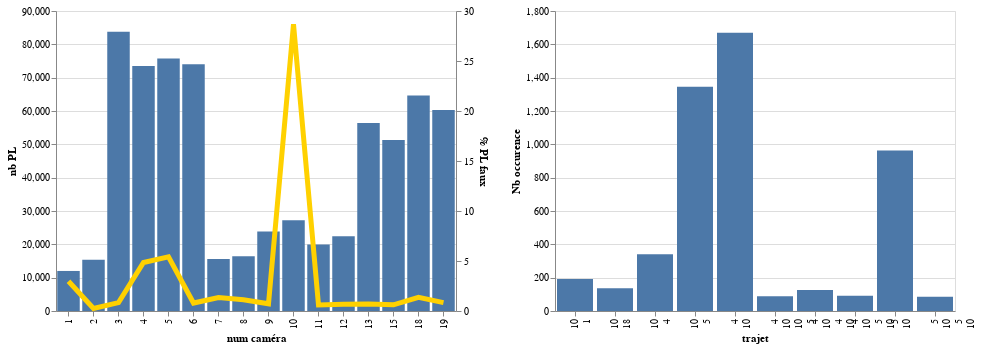

Notebook code for this chart:
### Code cell
jointure = g.analyse_passage_proches(groupe_pl_rappro, groupe_pl)
g.graph_passages_proches(jointure, groupe_pl_rappro)

### Figure 1 — Vega-Lite specification as saved in the notebook (floating-point values rounded to 4 significant figures)
{"$schema": "https://vega.github.io/schema/vega-lite/v2.6.0.json", "config": {"view": {"height": 300, "width": 400}}, "datasets": {"data-2d8fd5fbc8e6a6833ebecb2afa783d21": [{"camera_id": 1, "nb_pl_x": 12013, "nb_pl_y": 357, "pct_faux": 2.972, "type_x": "tot", "type_y": "faux"}, {"camera_id": 2, "nb_pl_x": 15355, "nb_pl_y": 38, "pct_faux": 0.2475, "type_x": "tot", "type_y": "faux"}, {"camera_id": 3, "nb_pl_x": 83776, "nb_pl_y": 705, "pct_faux": 0.8415, "type_x": "tot", "type_y": "faux"}, {"camera_id": 4, "nb_pl_x": 73536, "nb_pl_y": 3571, "pct_faux": 4.856, "type_x": "tot", "type_y": "faux"}, {"camera_id": 5, "nb_pl_x": 75742, "nb_pl_y": 4110, "pct_faux": 5.426, "type_x": "tot", "type_y": "faux"}, {"camera_id": 6, "nb_pl_x": 73993, "nb_pl_y": 588, "pct_faux": 0.7947, "type_x": "tot", "type_y": "faux"}, {"camera_id": 7, "nb_pl_x": 15603, "nb_pl_y": 210, "pct_faux": 1.346, "type_x": "tot", "type_y": "faux"}, {"camera_id": 8, "nb_pl_x": 16428, "nb_pl_y": 186, "pct_faux": 1.132, "type_x": "tot", "type_y": "faux"}, {"camera_id": 9, "nb_pl_x": 23843, "nb_pl_y": 172, "pct_faux": 0.7214, "type_x": "tot", "type_y": "faux"}, {"camera_id": 10, "nb_pl_x": 27214, "nb_pl_y": 7801, "pct_faux": 28.67, "type_x": "tot", "type_y": "faux"}, {"camera_id": 11, "nb_pl_x": 19975, "nb_pl_y": 119, "pct_faux": 0.5957, "type_x": "tot", "type_y": "faux"}, {"camera_id": 12, "nb_pl_x": 22452, "nb_pl_y": 149, "pct_faux": 0.6636, "type_x": "tot", "type_y": "faux"}, {"camera_id": 13, "nb_pl_x": 56430, "nb_pl_y": 392, "pct_faux": 0.6947, "type_x": "tot", "type_y": "faux"}, {"camera_id": 15, "nb_pl_x": 51306, "nb_pl_y": 317, "pct_faux": 0.6179, "type_x": "tot", "type_y": "faux"}, {"camera_id": 18, "nb_pl_x": 64671, "nb_pl_y": 879, "pct_faux": 1.359, "type_x": "tot", "type_y": "faux"}, {"camera_id": 19, "nb_pl_x": 60337, "nb_pl_y": 506, "pct_faux": 0.8386, "type_x": "tot", "type_y": "faux"}], "data-6c351fa58ae461339e8a1ebec6dd9c59": [{"liste_passag_faux": [4, 10], "state": 1669}, {"liste_passag_faux": [10, 5], "state": 1345}, {"liste_passag_faux": [5, 10], "state": 963}, {"liste_passag_faux": [10, 4], "state": 340}, {"liste_passag_faux": [10, 1], "state": 192}, {"liste_passag_faux": [10, 18], "state": 137}, {"liste_passag_faux": [4, 10, 4, 10], "state": 126}, {"liste_passag_faux": [4, 10, 5, 10], "state": 91}, {"liste_passag_faux": [4, 10, 10, 5], "state": 89}, {"liste_passag_faux": [5, 10, 5, 10], "state": 85}]}, "hconcat": [{"layer": [{"data": {"name": "data-2d8fd5fbc8e6a6833ebecb2afa783d21"}, "encoding": {"x": {"axis": {"title": "num caméra"}, "field": "camera_id", "type": "nominal"}, "y": {"axis": {"title": "nb PL"}, "field": "nb_pl_x", "type": "quantitative"}}, "mark": "bar"}, {"data": {"name": "data-2d8fd5fbc8e6a6833ebecb2afa783d21"}, "encoding": {"x": {"axis": {"title": "num caméra"}, "field": "camera_id", "type": "nominal"}, "y": {"axis": {"title": "% PL faux"}, "field": "pct_faux", "type": "quantitative"}}, "mark": {"color": "#ffd100", "strokeWidth": 5, "type": "line"}}], "resolve": {"scale": {"x": "shared", "y": "independent"}}}, {"data": {"name": "data-6c351fa58ae461339e8a1ebec6dd9c59"}, "encoding": {"x": {"axis": {"title": "trajet"}, "field": "liste_passag_faux", "type": "nominal"}, "y": {"axis": {"title": "Nb occurence"}, "field": "state", "type": "quantitative"}}, "mark": "bar"}]}
